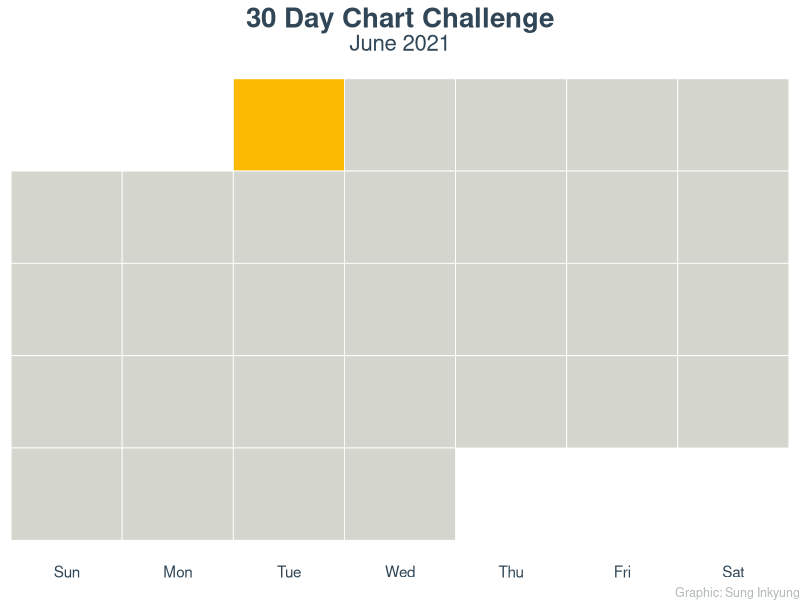

Reproduce this figure in R.
## ---- chunk 1
knitr::opts_chunk$set(echo = TRUE)
## ---- chunk 2
library(tidyverse)
library(lubridate)
## ---- chunk 3
df <- tibble(date = seq(mdy("06/01/2021"),
                        mdy("06/30/2021"),
                        "days"))

df_june <- df %>% 
  mutate(weekday = wday(date, label = T, 
                        week_start = 7),
         month = month(date, label = T),
         date1 = yday(date),
         week = epiweek(date)) %>% 
  mutate(group = case_when(date == "2021-06-01" ~ "0",
                           date > "2021-06-01" ~ "1"),
          group = as.factor(group))



plot <- df_june %>% 
  ggplot(aes(weekday, -week, fill = group)) +
  geom_tile(color = "white",
            size = .3, 
            show.legend = F) +
  scale_fill_manual(values = c("#fcba03", "#d4d5cd")) +
  labs(title = "30 Day Chart Challenge",
       subtitle = "June 2021",
       caption = "Graphic: Sung Inkyung") +
  theme_void() +
  theme(axis.text.x.bottom = element_text(size = 11,
                                          color = "#314757",),
        plot.title = element_text(size = 20,
                                  color = "#314757",
                                  face = "bold",
                                  hjust = .5),
        plot.subtitle = element_text(size = 16,
                                     color = "#314757",
                                     hjust = .5,
                                     margin = margin(t = .05)),
        plot.caption = element_text(size = 9,
                                    color = "#b1bab3",
                                    hjust = 1)) 

 ggsave(here::here("day1", "day1_part_to_whole.png"), width = 7, height = 5, units = "cm")
